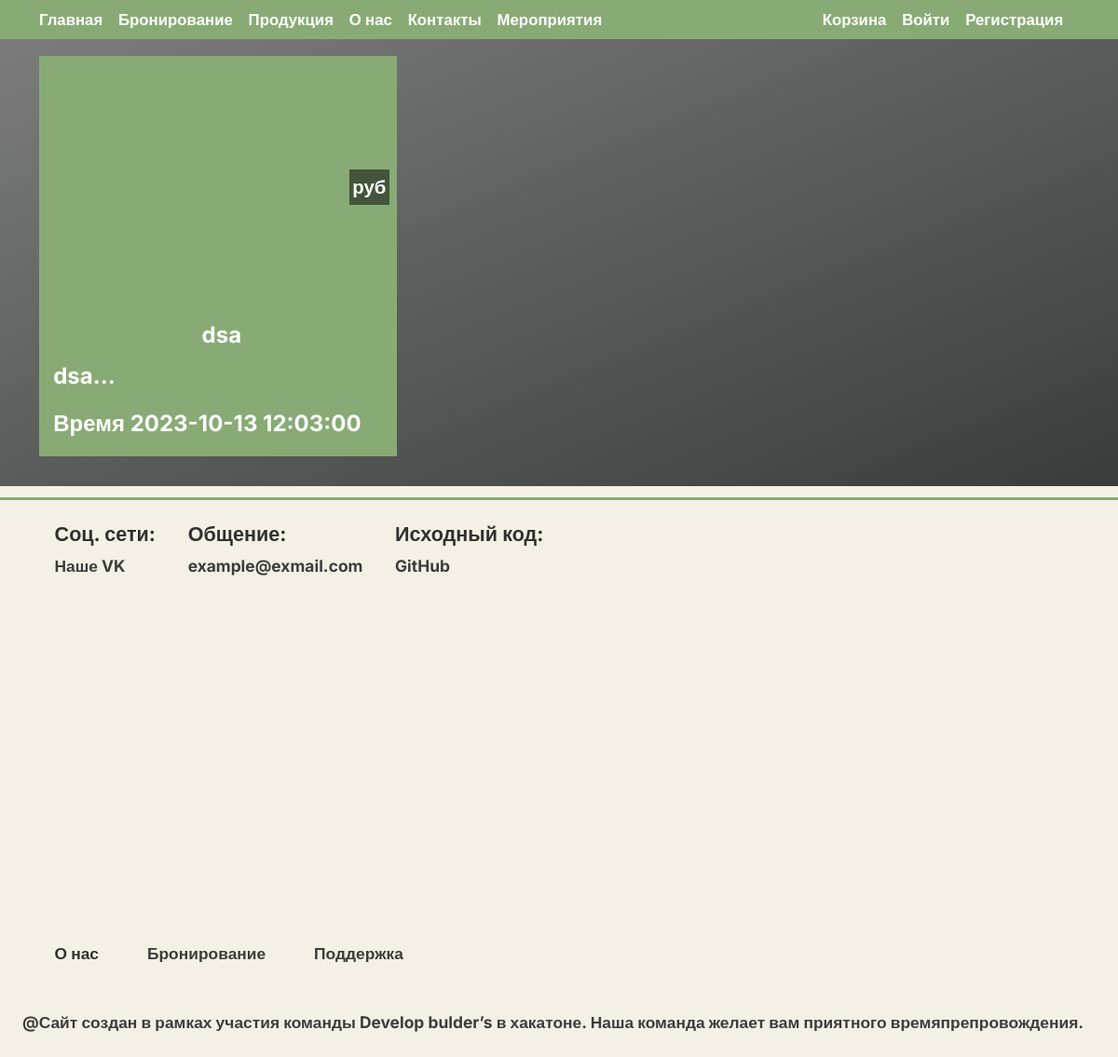
Before: /events with the older database file.
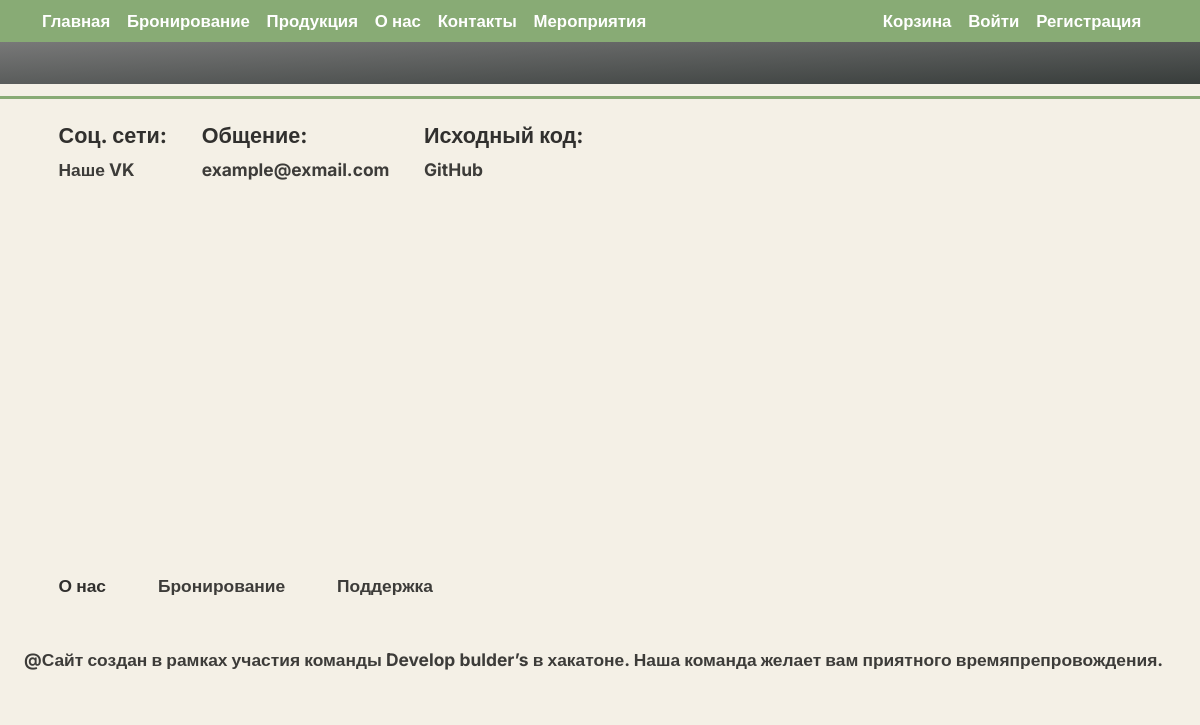
After: the same page with the newer database file.
### base.py (models this page shows, shortened)
class Events(db.Model):
    id = db.Column(db.Integer, primary_key=True)
    name = db.Column(db.String, nullable=False)
    img = db.Column(db.Text, default='/static/images/i.webp')
    descript = db.Column(db.Text, nullable=False)
    active = db.Column(db.Boolean, default=True)
    time = db.Column(db.DateTime, default=datetime.datetime.today().replace(second=0, microsecond=0))

### main.py (the view)
@app.route('/events')
def events():
    events = Events.query.filter_by(active=True)
    return render_template('events.html', events=events)

### templates/events.html (shortened to what this page needs)
{% extends 'base.html' %}
{% block body %}
<div style="display: flex; flex-direction: row; padding-top: 3%">
    <div id="main-catalog" style="background: linear-gradient(to bottom right, #7C7C7C, #383D3B);">
        {% for i in events %}
            <div class="item" style="background-color: #88AB75; align-self: flex-start;">
                <a href="" style="display: block; text-decoration: none;">
                    <div style="margin-bottom: 0.4em; ">
                        <div style="border: 0.7vw solid #88AB75; height: 282px; width: 384px; background: url('{{ i.img }}'); background-position: center center; background-size: cover; display: flex; justify-content: center; flex-direction: column; align-items: flex-end;">
                            <span class="price">{{ i.cost }} руб</span>
                        </div>
                        <div class="item-inf" style="padding-left: 2%;">
                            <div style="text-align: center;">{{ i.name }}</div>
                            <div style="word-break: break-all; padding: 2%">{{ (i.descript)[0:60] }}...</div>
                            <div style="word-break: break-all; padding: 2%"><b>Время</b> {{ i.time }}</div>
                        </div>
                    </div>
                </a>
            </div>
        {% endfor %}
    </div>
</div>
{% endblock %}

### templates/base.html (shortened to what this page needs)
<!DOCTYPE html>
<html lang="en">
<head>
    <link href="https://cdn.jsdelivr.net/npm/bootstrap@5.0.2/dist/css/bootstrap.min.css" rel="stylesheet">
    <link rel="stylesheet" href="/static/styles.css">
</head>
<body style="background-color: #f4f0e6;">
    <header class="header" style="background-color: #88AB75;">
        <nav class="py-2 bg-body-tertiary" style="background-color: #88AB75;">
            <div class="container d-flex flex-wrap">
              <ul class="nav me-auto">
                <li class="nav-item"><a href="/" type="button" class="header-ref" aria-current="page" style="vertical-align: middle; font-weight: 600;">Главная</a></li>
                <li class="nav-item"><a href="/booking" type="button" class="header-ref" style="vertical-align: middle; font-weight: 600;">Бронирование</a></li>
                <li class="nav-item"><a href="/catalog" class="header-ref" style="vertical-align: middle; font-weight: 600;">Продукция</a></li>
                <li class="nav-item"><a href="/about" class="header-ref" style="vertical-align: middle; font-weight: 600;">О нас</a></li>
                <li class="nav-item"><a href="/contacts" class="header-ref" style="vertical-align: middle; font-weight: 600;">Контакты</a></li>
                <li class="nav-item"><a href="/events" class="header-ref" style="vertical-align: middle; font-weight: 600;">Мероприятия</a></li>
              </ul>
              <ul class="nav">
                <li class="nav-item"><a href="/basket"  class="header-ref" style="vertical-align: middle; font-weight: 600;">Корзина</a></li>
                <li class="nav-item"><a type="button" href="/login" class="header-ref" style="">Войти</a></li>
                <li class="nav-item"><a type="button" href="/register" class="header-ref" style="">Регистрация</a></li>
              </ul>
            </div>
        </nav>
    </header>
  <div>
      {% block body %}{% endblock %}
  </div>
<footer style="border-top: 0.3vw solid #88AB75; margin-top: 1vw">
    <div style="display: flex; justify-content: flex-start; flex-direction: row; padding: 2%; height: 450px; flex-wrap: wrap;">
        <div style="display: flex; justify-content: flex-start; flex-direction: column; margin-left: 3%;">
            <h3 class="footer-headline">Соц. сети:</h3>
            <a class="section-text" style="color: black; opacity: 0.75;" href="https://vk.com/weekendvmywer">Наше VK</a>
        </div>
        <div style="display: flex; justify-content: flex-start; flex-direction: column; margin-left: 3%;">
            <h3 class="footer-headline">Общение:</h3>
            <span class="section-text" style="color: black; opacity: 0.75;">example@exmail.com</span>
        </div>
        <div style="display: flex; justify-content: flex-start; flex-direction: column; flex-start; margin-left: 3%; justify-self: center;">
            <h3 class="footer-headline">Исходный код:</h3>
            <a class="section-text" href="https://github.com/Palcas267/KrasTour_hakaton.git" style="color: black; opacity: 0.75;">GitHub</a>
        </div>
    </div>
    <div style="display: flex; justify-content: flex-start; flex-direction: row; padding: 2%;">
        <a type="button" class="header-ref section-text" style="vertical-align: middle; margin-left: 3%; color: black; opacity: 0.8;">О нас</a>
        <a class="header-ref section-text" href="/catalog" style="margin-left: 3%; color: black; opacity: 0.75;">Бронирование</a>
        <a type="button" class="header-ref section-text" style="vertical-align: middle; margin-left: 3%; color: black; opacity: 0.75;">Поддержка</a>
    </div>
    <div style="display: flex; justify-content: flex-start; flex-direction: row; padding: 2%;">
        <span class="section-text" style="color: black; opacity: 0.75;">@Сайт создан в рамках участия команды Develop bulder’s в хакатоне. Наша команда желает вам приятного времяпрепровождения.</span>
    </div>
</footer>

### static/styles.css (style rules this page uses)
body { overflow-x:hidden; }
.header { position: fixed; width: 100%; z-index: 999999999999; }
.header-ref { background: rgba(0, 0, 0, 0); border: none; vertical-align: middle; color: white; text-decoration: none; margin-right: 1em; font-weight: 600; font-size: 1.4vw; font-family: 'Inter', sans-serif; }
.section-text { text-decoration: none; font-weight: 700; font-size: 1.45vw; font-family: 'Inter', sans-serif; }
#main-catalog { width: 100%; display: flex; flex-wrap: wrap; padding: 2%; }
.footer-headline { font-weight: 700; font-size: 1.8vw; font-family: 'Inter', sans-serif; text-decoration: none; color: rgba(0, 0, 0, 0.8); }

Changed rows visible on the page:
removed Events: name "dsa", descript "dsa", time "2023-10-13 12:03:00"
